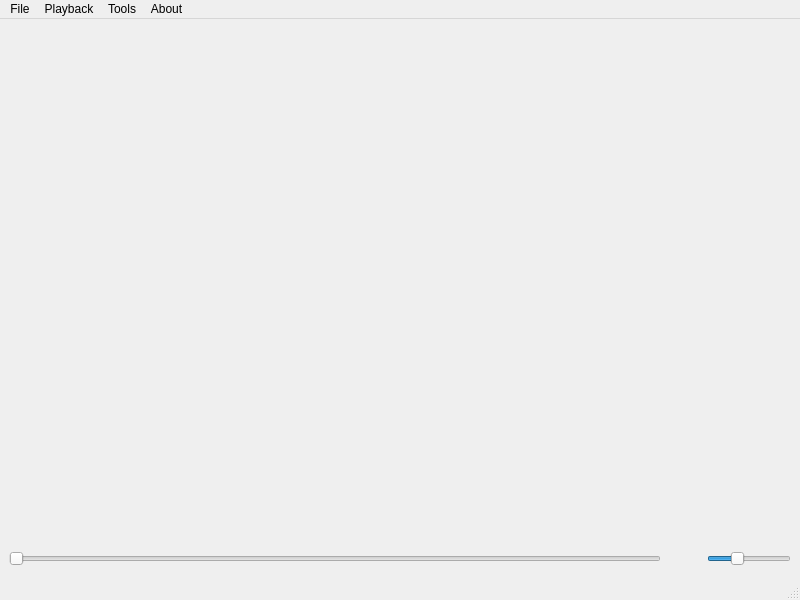
<?xml version="1.0" encoding="UTF-8"?>
<ui version="4.0">
 <class>com::sptci::MainWindow</class>
 <widget class="QMainWindow" name="com::sptci::MainWindow">
  <property name="geometry">
   <rect>
    <x>0</x>
    <y>0</y>
    <width>800</width>
    <height>600</height>
   </rect>
  </property>
  <property name="acceptDrops">
   <bool>true</bool>
  </property>
  <property name="windowTitle">
   <string>Picture Viewer</string>
  </property>
  <property name="windowIcon">
   <iconset>
    <activeon>:/images/Icon.png</activeon>
   </iconset>
  </property>
  <widget class="QWidget" name="centralwidget">
   <layout class="QGridLayout" name="gridLayout">
    <item row="0" column="0">
     <layout class="QVBoxLayout" name="verticalLayout">
      <item>
       <widget class="QLabel" name="label">
        <property name="sizePolicy">
         <sizepolicy hsizetype="Expanding" vsizetype="Expanding">
          <horstretch>0</horstretch>
          <verstretch>0</verstretch>
         </sizepolicy>
        </property>
        <property name="text">
         <string/>
        </property>
        <property name="scaledContents">
         <bool>false</bool>
        </property>
        <property name="alignment">
         <set>Qt::AlignCenter</set>
        </property>
       </widget>
      </item>
      <item>
       <layout class="QHBoxLayout" name="horizontalLayout">
        <item>
         <widget class="QSlider" name="indexSlider">
          <property name="toolTip">
           <string extracomment="Jump to location in list of files"/>
          </property>
          <property name="maximum">
           <number>100</number>
          </property>
          <property name="orientation">
           <enum>Qt::Horizontal</enum>
          </property>
          <property name="tickPosition">
           <enum>QSlider::NoTicks</enum>
          </property>
          <property name="tickInterval">
           <number>0</number>
          </property>
         </widget>
        </item>
        <item>
         <spacer name="horizontalSpacer">
          <property name="orientation">
           <enum>Qt::Horizontal</enum>
          </property>
          <property name="sizeType">
           <enum>QSizePolicy::Fixed</enum>
          </property>
          <property name="sizeHint" stdset="0">
           <size>
            <width>40</width>
            <height>20</height>
           </size>
          </property>
         </spacer>
        </item>
        <item>
         <widget class="QSlider" name="intervalSlider">
          <property name="sizePolicy">
           <sizepolicy hsizetype="Preferred" vsizetype="Fixed">
            <horstretch>0</horstretch>
            <verstretch>0</verstretch>
           </sizepolicy>
          </property>
          <property name="toolTip">
           <string extracomment="Playback interval (s)"/>
          </property>
          <property name="maximum">
           <number>15</number>
          </property>
          <property name="pageStep">
           <number>5</number>
          </property>
          <property name="value">
           <number>5</number>
          </property>
          <property name="orientation">
           <enum>Qt::Horizontal</enum>
          </property>
          <property name="tickPosition">
           <enum>QSlider::NoTicks</enum>
          </property>
          <property name="tickInterval">
           <number>1</number>
          </property>
         </widget>
        </item>
       </layout>
      </item>
     </layout>
    </item>
   </layout>
  </widget>
  <widget class="QMenuBar" name="menubar">
   <property name="geometry">
    <rect>
     <x>0</x>
     <y>0</y>
     <width>800</width>
     <height>22</height>
    </rect>
   </property>
   <widget class="QMenu" name="menuFile">
    <property name="title">
     <string>File</string>
    </property>
    <addaction name="actionOpen"/>
    <addaction name="actionClose"/>
    <addaction name="separator"/>
    <addaction name="actionRecent"/>
    <addaction name="separator"/>
    <addaction name="actionQuit"/>
   </widget>
   <widget class="QMenu" name="menuPlayback">
    <property name="title">
     <string>Playback</string>
    </property>
    <addaction name="actionPlay"/>
    <addaction name="actionPrevious"/>
    <addaction name="actionNext"/>
    <addaction name="actionFirst"/>
    <addaction name="separator"/>
    <addaction name="actionStop_Scanning"/>
    <addaction name="actionDisplay_sleep"/>
   </widget>
   <widget class="QMenu" name="menuAbout">
    <property name="title">
     <string>About</string>
    </property>
    <addaction name="actionPicture_Viewer"/>
    <addaction name="actionQt"/>
   </widget>
   <widget class="QMenu" name="menuTools">
    <property name="title">
     <string>Tools</string>
    </property>
    <addaction name="actionShow_File"/>
    <addaction name="actionView_Exif"/>
    <addaction name="separator"/>
    <addaction name="actionDelete_File"/>
   </widget>
   <addaction name="menuFile"/>
   <addaction name="menuPlayback"/>
   <addaction name="menuTools"/>
   <addaction name="menuAbout"/>
  </widget>
  <widget class="QStatusBar" name="statusbar"/>
  <action name="actionOpen">
   <property name="text">
    <string>Open</string>
   </property>
   <property name="shortcut">
    <string>Ctrl+O</string>
   </property>
  </action>
  <action name="actionClose">
   <property name="text">
    <string>Close</string>
   </property>
   <property name="shortcut">
    <string>Ctrl+W</string>
   </property>
  </action>
  <action name="actionRecent">
   <property name="text">
    <string>Recent</string>
   </property>
  </action>
  <action name="actionQuit">
   <property name="text">
    <string>Quit</string>
   </property>
   <property name="shortcut">
    <string>Ctrl+Q</string>
   </property>
  </action>
  <action name="actionPlay">
   <property name="enabled">
    <bool>false</bool>
   </property>
   <property name="icon">
    <iconset resource="../../resources/resources.qrc">
     <normaloff>:/images/Play.png</normaloff>:/images/Play.png</iconset>
   </property>
   <property name="text">
    <string>Play</string>
   </property>
   <property name="shortcut">
    <string>Space</string>
   </property>
  </action>
  <action name="actionPicture_Viewer">
   <property name="text">
    <string>Picture Viewer</string>
   </property>
  </action>
  <action name="actionQt">
   <property name="text">
    <string>Qt</string>
   </property>
  </action>
  <action name="actionStop_Scanning">
   <property name="enabled">
    <bool>false</bool>
   </property>
   <property name="text">
    <string>Stop Scanning</string>
   </property>
  </action>
  <action name="actionNext">
   <property name="enabled">
    <bool>false</bool>
   </property>
   <property name="icon">
    <iconset resource="../../resources/resources.qrc">
     <normaloff>:/images/FastForward.png</normaloff>:/images/FastForward.png</iconset>
   </property>
   <property name="text">
    <string>Next</string>
   </property>
   <property name="shortcut">
    <string>Right</string>
   </property>
  </action>
  <action name="actionPrevious">
   <property name="enabled">
    <bool>false</bool>
   </property>
   <property name="icon">
    <iconset resource="../../resources/resources.qrc">
     <normaloff>:/images/rewind.png</normaloff>:/images/rewind.png</iconset>
   </property>
   <property name="text">
    <string>Previous</string>
   </property>
   <property name="shortcut">
    <string>Left</string>
   </property>
  </action>
  <action name="actionFirst">
   <property name="enabled">
    <bool>false</bool>
   </property>
   <property name="icon">
    <iconset resource="../../resources/resources.qrc">
     <normaloff>:/images/start.png</normaloff>:/images/start.png</iconset>
   </property>
   <property name="text">
    <string>First</string>
   </property>
   <property name="shortcut">
    <string>Ctrl+Left</string>
   </property>
  </action>
  <action name="actionDisplay_sleep">
   <property name="checkable">
    <bool>true</bool>
   </property>
   <property name="checked">
    <bool>true</bool>
   </property>
   <property name="enabled">
    <bool>true</bool>
   </property>
   <property name="text">
    <string>Display sleep</string>
   </property>
  </action>
  <action name="actionShow_File">
   <property name="text">
    <string>Show File</string>
   </property>
   <property name="shortcut">
    <string>Ctrl+F</string>
   </property>
  </action>
  <action name="actionDelete_File">
   <property name="text">
    <string>Delete File</string>
   </property>
   <property name="shortcut">
    <string>Ctrl+Backspace</string>
   </property>
  </action>
  <action name="actionView_Exif">
   <property name="enabled">
    <bool>false</bool>
   </property>
   <property name="text">
    <string>View Exif</string>
   </property>
  </action>
 </widget>
 <resources>
  <include location="../../resources/resources.qrc"/>
 </resources>
 <connections>
  <connection>
   <sender>actionQt</sender>
   <signal>triggered()</signal>
   <receiver>com::sptci::MainWindow</receiver>
   <slot>aboutQt()</slot>
   <hints>
    <hint type="sourcelabel">
     <x>-1</x>
     <y>-1</y>
    </hint>
    <hint type="destinationlabel">
     <x>399</x>
     <y>299</y>
    </hint>
   </hints>
  </connection>
  <connection>
   <sender>actionOpen</sender>
   <signal>triggered()</signal>
   <receiver>com::sptci::MainWindow</receiver>
   <slot>openDirectory()</slot>
   <hints>
    <hint type="sourcelabel">
     <x>-1</x>
     <y>-1</y>
    </hint>
    <hint type="destinationlabel">
     <x>399</x>
     <y>299</y>
    </hint>
   </hints>
  </connection>
  <connection>
   <sender>actionStop_Scanning</sender>
   <signal>triggered()</signal>
   <receiver>com::sptci::MainWindow</receiver>
   <slot>stopScanning()</slot>
   <hints>
    <hint type="sourcelabel">
     <x>-1</x>
     <y>-1</y>
    </hint>
    <hint type="destinationlabel">
     <x>399</x>
     <y>299</y>
    </hint>
   </hints>
  </connection>
  <connection>
   <sender>actionClose</sender>
   <signal>triggered()</signal>
   <receiver>com::sptci::MainWindow</receiver>
   <slot>close()</slot>
   <hints>
    <hint type="sourcelabel">
     <x>-1</x>
     <y>-1</y>
    </hint>
    <hint type="destinationlabel">
     <x>399</x>
     <y>299</y>
    </hint>
   </hints>
  </connection>
  <connection>
   <sender>actionPlay</sender>
   <signal>triggered()</signal>
   <receiver>com::sptci::MainWindow</receiver>
   <slot>play()</slot>
   <hints>
    <hint type="sourcelabel">
     <x>-1</x>
     <y>-1</y>
    </hint>
    <hint type="destinationlabel">
     <x>399</x>
     <y>299</y>
    </hint>
   </hints>
  </connection>
  <connection>
   <sender>actionQuit</sender>
   <signal>triggered()</signal>
   <receiver>com::sptci::MainWindow</receiver>
   <slot>close()</slot>
   <hints>
    <hint type="sourcelabel">
     <x>-1</x>
     <y>-1</y>
    </hint>
    <hint type="destinationlabel">
     <x>399</x>
     <y>299</y>
    </hint>
   </hints>
  </connection>
  <connection>
   <sender>intervalSlider</sender>
   <signal>valueChanged(int)</signal>
   <receiver>com::sptci::MainWindow</receiver>
   <slot>setInterval(int)</slot>
   <hints>
    <hint type="sourcelabel">
     <x>744</x>
     <y>547</y>
    </hint>
    <hint type="destinationlabel">
     <x>399</x>
     <y>299</y>
    </hint>
   </hints>
  </connection>
  <connection>
   <sender>indexSlider</sender>
   <signal>valueChanged(int)</signal>
   <receiver>com::sptci::MainWindow</receiver>
   <slot>setIndex(int)</slot>
   <hints>
    <hint type="sourcelabel">
     <x>330</x>
     <y>547</y>
    </hint>
    <hint type="destinationlabel">
     <x>399</x>
     <y>299</y>
    </hint>
   </hints>
  </connection>
  <connection>
   <sender>actionFirst</sender>
   <signal>triggered()</signal>
   <receiver>com::sptci::MainWindow</receiver>
   <slot>first()</slot>
   <hints>
    <hint type="sourcelabel">
     <x>-1</x>
     <y>-1</y>
    </hint>
    <hint type="destinationlabel">
     <x>399</x>
     <y>299</y>
    </hint>
   </hints>
  </connection>
  <connection>
   <sender>actionNext</sender>
   <signal>triggered()</signal>
   <receiver>com::sptci::MainWindow</receiver>
   <slot>next()</slot>
   <hints>
    <hint type="sourcelabel">
     <x>-1</x>
     <y>-1</y>
    </hint>
    <hint type="destinationlabel">
     <x>399</x>
     <y>299</y>
    </hint>
   </hints>
  </connection>
  <connection>
   <sender>actionPrevious</sender>
   <signal>triggered()</signal>
   <receiver>com::sptci::MainWindow</receiver>
   <slot>previous()</slot>
   <hints>
    <hint type="sourcelabel">
     <x>-1</x>
     <y>-1</y>
    </hint>
    <hint type="destinationlabel">
     <x>399</x>
     <y>299</y>
    </hint>
   </hints>
  </connection>
  <connection>
   <sender>actionPicture_Viewer</sender>
   <signal>triggered()</signal>
   <receiver>com::sptci::MainWindow</receiver>
   <slot>about()</slot>
   <hints>
    <hint type="sourcelabel">
     <x>-1</x>
     <y>-1</y>
    </hint>
    <hint type="destinationlabel">
     <x>399</x>
     <y>299</y>
    </hint>
   </hints>
  </connection>
  <connection>
   <sender>actionDisplay_sleep</sender>
   <signal>changed()</signal>
   <receiver>com::sptci::MainWindow</receiver>
   <slot>displaySleep()</slot>
   <hints>
    <hint type="sourcelabel">
     <x>-1</x>
     <y>-1</y>
    </hint>
    <hint type="destinationlabel">
     <x>399</x>
     <y>299</y>
    </hint>
   </hints>
  </connection>
  <connection>
   <sender>actionShow_File</sender>
   <signal>triggered()</signal>
   <receiver>com::sptci::MainWindow</receiver>
   <slot>showFile()</slot>
   <hints>
    <hint type="sourcelabel">
     <x>-1</x>
     <y>-1</y>
    </hint>
    <hint type="destinationlabel">
     <x>399</x>
     <y>299</y>
    </hint>
   </hints>
  </connection>
  <connection>
   <sender>actionDelete_File</sender>
   <signal>triggered()</signal>
   <receiver>com::sptci::MainWindow</receiver>
   <slot>removeFile()</slot>
   <hints>
    <hint type="sourcelabel">
     <x>-1</x>
     <y>-1</y>
    </hint>
    <hint type="destinationlabel">
     <x>399</x>
     <y>299</y>
    </hint>
   </hints>
  </connection>
  <connection>
   <sender>actionView_Exif</sender>
   <signal>triggered()</signal>
   <receiver>com::sptci::MainWindow</receiver>
   <slot>viewExif()</slot>
   <hints>
    <hint type="sourcelabel">
     <x>-1</x>
     <y>-1</y>
    </hint>
    <hint type="destinationlabel">
     <x>399</x>
     <y>299</y>
    </hint>
   </hints>
  </connection>
 </connections>
</ui>
